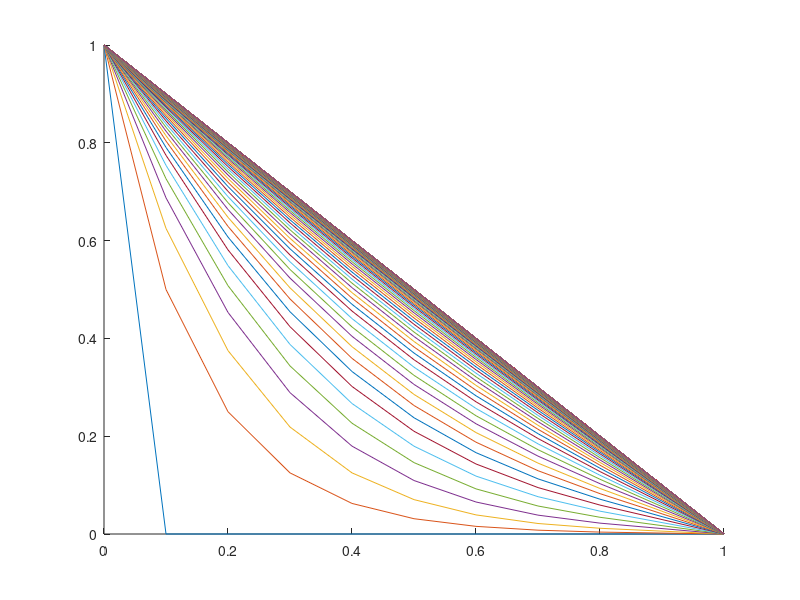

Reproduce this figure in MATLAB.
clc; clear; clf;

L=1;
k=1;
N=10;
M=900;
dx=L/N;
dt=0.5*dx*dx/k;
alpha=k*dt/dx^2;

x=zeros(1,N+1);
for i=1:N+1
    x(i)=(i-1)*dx;
end

du_xi=zeros(1,N);
du_ti=zeros(1,M);
straight_found=0;
straight_found_time=0;
threshold= .0000000005;
u0=zeros(1,N+1);
u0(1)=1;

hold on;
plot(x,u0);

for j=2:M
    for i=2:N
        u0(i)=u0(i)+alpha*(u0(i-1)+u0(i+1)-2*u0(i));
        %du_xi(i-1)=abs(abs(u0(i)-u0(i-1)));
        du_xi(i-1)=abs(abs(u0(i)-u0(i-1))-1/N);

    end 
    %u0(N+1)=u0(N); 
    %du_xi(N)=abs(abs(u0(N+1)-u0(N)));
    du_xi(N)=abs(abs(u0(N+1)-u0(N))-1/N);
    du_ti(j)=max(du_xi);
    if du_ti(j)<=threshold && straight_found==0
        straight_found_time = (j-1)*dt;
        straight_found = 1;
    end
        plot(x,u0)
end

display(straight_found_time);
% figure;
% plot(du_ti);